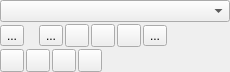
<?xml version="1.0" encoding="UTF-8"?>
<ui version="4.0">
 <class>SimpleParagraphWidget</class>
 <widget class="QWidget" name="SimpleParagraphWidget">
  <property name="geometry">
   <rect>
    <x>0</x>
    <y>0</y>
    <width>230</width>
    <height>66</height>
   </rect>
  </property>
  <property name="sizePolicy">
   <sizepolicy hsizetype="Fixed" vsizetype="Minimum">
    <horstretch>0</horstretch>
    <verstretch>0</verstretch>
   </sizepolicy>
  </property>
  <layout class="QGridLayout" name="gridLayout_2" columnstretch="0">
   <property name="sizeConstraint">
    <enum>QLayout::SetMinAndMaxSize</enum>
   </property>
   <property name="margin">
    <number>0</number>
   </property>
   <property name="spacing">
    <number>0</number>
   </property>
   <item row="0" column="0">
    <layout class="QGridLayout" name="gridLayout">
     <property name="spacing">
      <number>2</number>
     </property>
     <item row="2" column="0" colspan="2">
      <widget class="FormattingButton" name="bulletListButton">
       <property name="text">
        <string>...</string>
       </property>
      </widget>
     </item>
     <item row="2" column="2" colspan="2">
      <widget class="FormattingButton" name="numberedListButton">
       <property name="text">
        <string>...</string>
       </property>
      </widget>
     </item>
     <item row="2" column="4" colspan="2">
      <widget class="QToolButton" name="decreaseIndent">
       <property name="autoRaise">
        <bool>false</bool>
       </property>
      </widget>
     </item>
     <item row="2" column="6" colspan="2">
      <widget class="QToolButton" name="increaseIndent">
       <property name="autoRaise">
        <bool>false</bool>
       </property>
      </widget>
     </item>
     <item row="2" column="8">
      <widget class="QToolButton" name="reversedText"/>
     </item>
     <item row="2" column="9">
      <widget class="QuickTableButton" name="quickTable">
       <property name="text">
        <string>...</string>
       </property>
      </widget>
     </item>
     <item row="3" column="0">
      <widget class="QToolButton" name="alignLeft">
       <property name="autoRaise">
        <bool>false</bool>
       </property>
      </widget>
     </item>
     <item row="3" column="1" colspan="2">
      <widget class="QToolButton" name="alignCenter">
       <property name="autoRaise">
        <bool>false</bool>
       </property>
      </widget>
     </item>
     <item row="3" column="3" colspan="2">
      <widget class="QToolButton" name="alignRight">
       <property name="autoRaise">
        <bool>false</bool>
       </property>
      </widget>
     </item>
     <item row="3" column="5" colspan="2">
      <widget class="QToolButton" name="alignBlock">
       <property name="autoRaise">
        <bool>false</bool>
       </property>
      </widget>
     </item>
     <item row="3" column="7" colspan="3">
      <spacer name="horizontalSpacer_3">
       <property name="orientation">
        <enum>Qt::Horizontal</enum>
       </property>
       <property name="sizeType">
        <enum>QSizePolicy::Minimum</enum>
       </property>
       <property name="sizeHint" stdset="0">
        <size>
         <width>0</width>
         <height>10</height>
        </size>
       </property>
      </spacer>
     </item>
     <item row="1" column="0" colspan="11">
      <widget class="StylesCombo" name="paragraphStyleCombo">
      </widget>
     </item>
     <item row="2" column="10">
      <spacer name="horizontalSpacer_2">
       <property name="orientation">
        <enum>Qt::Horizontal</enum>
       </property>
       <property name="sizeHint" stdset="0">
        <size>
         <width>40</width>
         <height>20</height>
        </size>
       </property>
      </spacer>
     </item>
    </layout>
   </item>
   <item row="1" column="0">
    <widget class="QWidget" name="SpecialSpacer" native="true">
     <property name="sizePolicy">
      <sizepolicy hsizetype="Preferred" vsizetype="Expanding">
       <horstretch>0</horstretch>
       <verstretch>0</verstretch>
      </sizepolicy>
     </property>
    </widget>
   </item>
  </layout>
 </widget>
 <customwidgets>
  <customwidget>
   <class>QuickTableButton</class>
   <extends>QToolButton</extends>
   <header>dialogs/QuickTableButton.h</header>
  </customwidget>
  <customwidget>
   <class>FormattingButton</class>
   <extends>QToolButton</extends>
   <header>dialogs/FormattingButton.h</header>
  </customwidget>
  <customwidget>
   <class>StylesCombo</class>
   <extends>QComboBox</extends>
   <header>dialogs/StylesCombo.h</header>
   <container>1</container>
  </customwidget>
 </customwidgets>
 <resources/>
 <connections/>
</ui>
